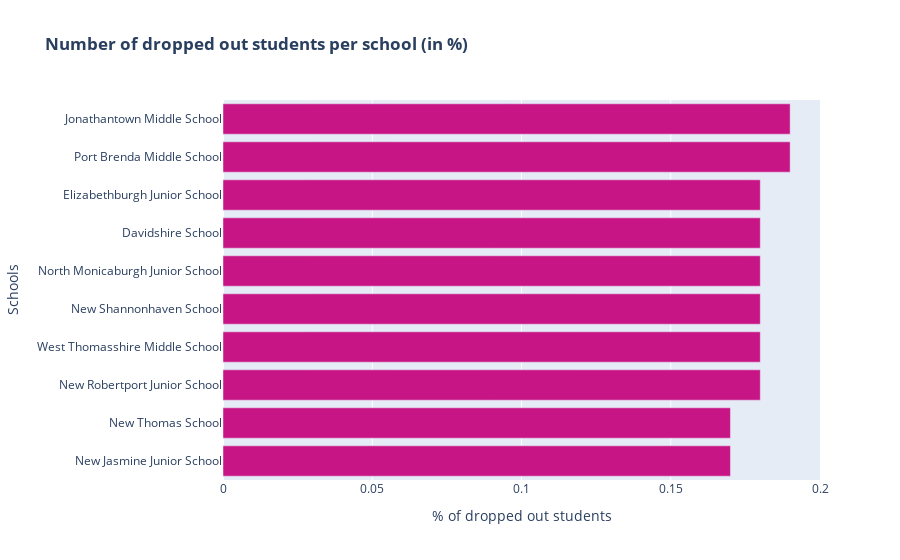

Notebook code for this chart:
### Code cell
# отображение полученных данных на графике (столбчатой диаграмме)
fig = go.Figure(data=[go.Bar(y=schools_info_merged['name'], 
                             x=schools_info_merged['%_of_dropped_out'], 
                             orientation='h',
                             marker_color='#C71585')],
                            )

# Update layout
fig.update_layout(title_text="<b>Number of dropped out students per school (in %)<b>",
                   yaxis_title="Schools",
                   xaxis_title="% of dropped out students")


fig.show()

# лидерами по количеству отчисленных студентов (в % от общего числа учащихся в школе) стали такие учебные заведения как:
# Jonathantown Middle School и Port Brenda Middle School

### Figure 1 — Plotly figure (JSON) as saved in the notebook; plotly's stock layout.template omitted (floating-point values rounded to 4 significant figures)
{"data": [{"marker": {"color": "#C71585"}, "orientation": "h", "type": "bar", "x": [0.17, 0.17, 0.18, 0.18, 0.18, 0.18, 0.18, 0.18, 0.19, 0.19], "y": ["New Jasmine Junior School", "New Thomas School", "New Robertport Junior School", "West Thomasshire Middle School", "New Shannonhaven School", "North Monicaburgh Junior School", "Davidshire School", "Elizabethburgh Junior School", "Port Brenda Middle School", "Jonathantown Middle School"]}], "layout": {"title": {"text": "<b>Number of dropped out students per school (in %)<b>"}, "xaxis": {"title": {"text": "% of dropped out students"}}, "yaxis": {"title": {"text": "Schools"}}}}
